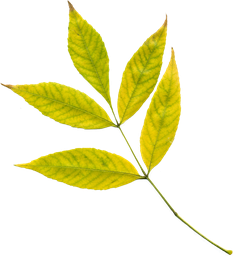
#> input picture image/autumn.png, 233 x 256 px, shrunk from 1166 x 1280 before the run, given in place of xucxac.png, which was not available
$ python png.py
#> lines starting #> are read from the running program, lines starting #| are printed output that depends on the picture; pictures that were not available may be replaced by others from this repository, and a replacement may not be noted
#> further down, input_image is the input picture: PIL image 233x256 RGBA; mean R, G, B, A 56.5, 54.1, 7.5, 60.5
from PIL import Image
import numpy as np
import zlib
import io
import matplotlib.pyplot as plt
import time

def show_image_grid(images, titles, rows, cols):
    fig, axes = plt.subplots(rows, cols, figsize=(12, 10))

    for i, ax in enumerate(axes.flat):
        ax.imshow(images[i])
        ax.set_title(titles[i])
        ax.axis('off')

    plt.tight_layout()
    plt.show()

def paeth_predict(a, b, c):
    p = a + b - c
    pa = np.abs(p - a)
    pb = np.abs(p - b)
    pc = np.abs(p - c)
    mask = (pa <= pb) & (pa <= pc)
    return np.where(mask, a, np.where(pb <= pc, b, c))

def filter_sub(image):
    filtered_image = np.zeros_like(image)
    for i in range(image.shape[0]):
        for j in range(image.shape[1]):
            if j == 0:
                filtered_image[i][j] = image[i][j]
            else:
                filtered_image[i][j] = (image[i][j] - image[i][j-1]) % 256
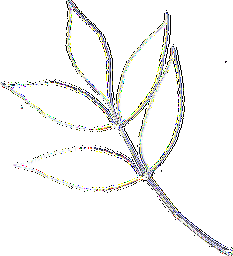
#> filtered_image: shape (256, 233, 4); mean R, G, B, A 37.3, 36.6, 26.2, 15.6; transparent parts drawn white
    return filtered_image

def filter_up(image):
    filtered_image = np.zeros_like(image)
    for i in range(image.shape[0]):
        for j in range(image.shape[1]):
            if i == 0:
                filtered_image[i][j] = image[i][j]
            else:
                filtered_image[i][j] = (image[i][j] - image[i - 1][j]) % 256
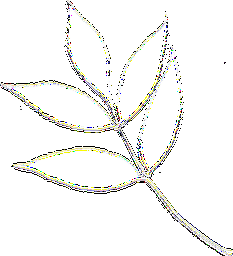
#> filtered_image: shape (256, 233, 4); mean R, G, B, A 41.1, 39.6, 27.5, 15.6; transparent parts drawn white
    return filtered_image

def filter_average(image):
    filtered_image = np.zeros_like(image)
    for i in range(image.shape[0]):
        for j in range(image.shape[1]):
            if i == 0 and j == 0:
                filtered_image[i][j] = image[i][j]
            elif i == 0:
                filtered_image[i][j] = (image[i][j] - (image[i][j-1] + image[i-1][j]) // 2) % 256
            elif j == 0:
                filtered_image[i][j] = (image[i][j] - (image[i-1][j] + image[i][j-1]) // 2) % 256
            else:
                filtered_image[i][j] = (image[i][j] - (image[i][j-1] + image[i-1][j]) // 2) % 256
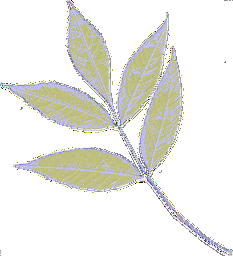
#> filtered_image: shape (256, 233, 4); mean R, G, B, A 42.3, 41.9, 28.7, 40; transparent parts drawn white
    return filtered_image

# [9 lines left out: function reverse_filter_sub, not called in this run]

def filter_paeth(image):
    filtered_image = np.zeros_like(image)
    for i in range(image.shape[0]):
        for j in range(image.shape[1]):
            if i == 0 and j == 0:
                filtered_image[i][j] = image[i][j]
            elif i == 0:
                a = 0
                b = image[i][j-1]
                c = 0
                filtered_image[i][j] = (image[i][j] - paeth_predict(a, b, c)) % 256
            elif j == 0:
                a = image[i-1][j]
                b = 0
                c = 0
                filtered_image[i][j] = (image[i][j] - paeth_predict(a, b, c)) % 256
            else:
                a = image[i-1][j]
                b = image[i][j-1]
                c = image[i-1][j-1]
                filtered_image[i][j] = (image[i][j] - paeth_predict(a, b, c)) % 256
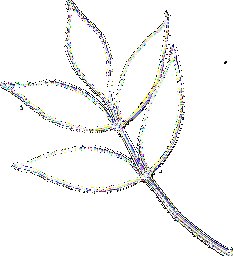
#> filtered_image: shape (256, 233, 4); mean R, G, B, A 38.6, 38.7, 34.2, 16.6; transparent parts drawn white
    return filtered_image

def filter_none(image):
    return image

# [46 lines left out: functions reverse_filter_up, reverse_filter_average, reverse_filter_paeth, not called in this run]

def reverse_filter_none(image):
    return image


# Đọc ảnh đầu vào
input_image = Image.open("xucxac.png")
input_image_np = np.array(input_image)

# Chuyển ảnh thành dạng bytes
image_bytes = io.BytesIO()
input_image.save(image_bytes, format='PNG')
image_bytes = image_bytes.getvalue()

# Lấy độ dài của dữ liệu ảnh dưới dạng bytes
image_length = len(image_bytes)

data = image_length * 0.05
# Apply filter
start_time = time.time()
filtered_image_sub_np = filter_sub(input_image_np)
filtered_image_up_np = filter_up(input_image_np)
filtered_image_average_np = filter_average(input_image_np)
filtered_image_paeth_np = filter_paeth(input_image_np)
filtered_image_none_np = filter_none(input_image_np)


filters = [filtered_image_sub_np, filtered_image_up_np, filtered_image_average_np, filtered_image_paeth_np, filtered_image_none_np]
titles = ['Filter Sub', 'Filter Up', 'Filter Average', 'Filter Paeth', 'Filter None']
show_image_grid(filters, titles, 1, 5)

compressed_sizes = []
compressed_datas = []

for filter in filters:
    # Chuyển ảnh đã filter thành dạng bytes
    image_bytes = io.BytesIO()
    filtered_image = Image.fromarray(np.uint8(filter))
    filtered_image.save(image_bytes, format='PNG')
    image_bytes = image_bytes.getvalue()
    # Nén ảnh bằng kỹ thuật deflate
    compressed_datas.append(zlib.compress(image_bytes, 9))
    compressed_sizes.append(len(compressed_datas[-1]))
#> this loop made 5 passes

end_time = time.time()
best_filter_index = np.argmin(compressed_sizes)
best_filter_name = ["Sub", "Up", "Average", "Paeth", "None"][best_filter_index]


compressed_image_filename = "compressed_image.png"
with open(compressed_image_filename, "wb") as file:
    file.write(compressed_datas[best_filter_index])

l = len(compressed_datas[best_filter_index]) - data
# Giải nén ảnh
decompressed_data = zlib.decompress(compressed_datas[best_filter_index])

# Chuyển data giải nén về dạng ảnh
decompressed_image = Image.open(io.BytesIO(decompressed_data))
decompressed_image_np = np.array(decompressed_image)

# Apply reverse filter
if best_filter_name == "Sub":
    defiltered_image_np = reverse_filter_sub(decompressed_image_np)
elif best_filter_name == "Up":
    defiltered_image_np = reverse_filter_up(decompressed_image_np)
elif best_filter_name == "Average":
    defiltered_image_np = reverse_filter_average(decompressed_image_np)
elif best_filter_name == "Paeth":
    defiltered_image_np = reverse_filter_paeth(decompressed_image_np)
elif best_filter_name == "None":
    defiltered_image_np = reverse_filter_none(decompressed_image_np)

# Tạo ảnh từ dữ liệu sau khi reverse filter
output_image = Image.fromarray(np.uint8(defiltered_image_np))
# output_image.show()
# Lưu ảnh output với tên là "defiltered_image.png"
output_image.save("defiltered_image.png")

# In kích thước ảnh trước và sau khi nén
print("Filter cho kết quả nén tốt nhất là:", best_filter_name)
#| Filter cho kết quả nén tốt nhất là: None
print("Kích thước ảnh trước khi nén:", image_length)
print("Đã lưu ảnh đã nén vào tệp tin", compressed_image_filename)
print("Kích thước ảnh sau khi nén:", l)
#| Kích thước ảnh sau khi nén: 46690.7
print("Tỷ lệ nén: {:.3f}".format(image_length / l))
#| Tỷ lệ nén: 1.052
print("Thời gian nén: {:.3f}".format(end_time-start_time))

$ run again, on image/cam.png
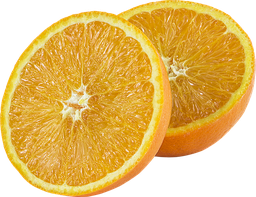
#> input picture image/cam.png, 256 x 197 px, shrunk from 640 x 492 before the run, given in place of xucxac.png, which was not available
#> input_image is the input picture: PIL image 256x197 RGBA; mean R, G, B, A 169, 128.1, 44.6, 189.2
#> after the loop in filter_average, `for i in range(image.shape[0]):`:
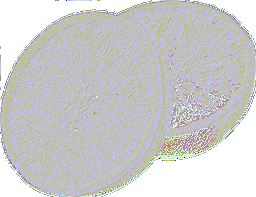
#> filtered_image: shape (197, 256, 4); mean R, G, B, A 100.5, 99.7, 98.1, 99.9; transparent parts drawn white
#> after the loop in filter_paeth, `for i in range(image.shape[0]):`:
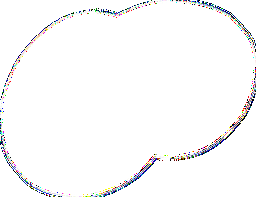
#> filtered_image: shape (197, 256, 4); mean R, G, B, A 105.7, 107.1, 105.7, 9.3; transparent parts drawn white
#> the loop `for filter in filters:` made 5 passes
#| Filter cho kết quả nén tốt nhất là: None
#| Kích thước ảnh sau khi nén: 101144.75
#| Tỷ lệ nén: 1.055
